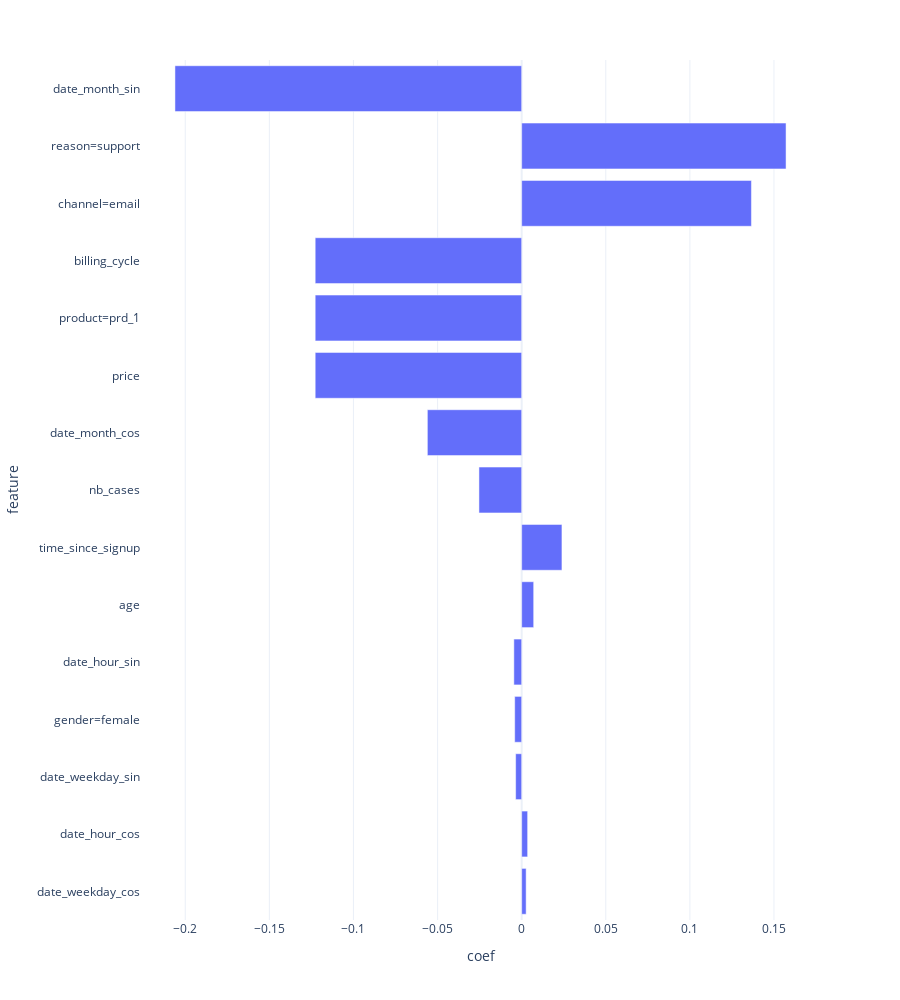

Notebook code cell kept with this figure:
### Markdown cell above
### Feature importance

### Code cell
feat_importance, fig = plot_feat_imp(cols_x, estimator.coef_)
fig

### Figure 1 — Plotly figure (JSON) as saved in the notebook; plotly's stock layout.template omitted (floating-point values rounded to 4 significant figures)
{"data": [{"alignmentgroup": "True", "hovertemplate": "coef=%{x}<br>feature=%{y}<extra></extra>", "legendgroup": "", "marker": {"color": "#636efa"}, "name": "", "offsetgroup": "", "orientation": "h", "showlegend": false, "textposition": "auto", "type": "bar", "x": [0.002656, 0.003541, -0.003591, -0.004157, -0.004651, 0.007139, 0.02394, -0.02541, -0.05608, -0.1228, -0.1228, -0.1228, 0.1366, 0.1572, -0.2062], "xaxis": "x", "y": ["date_weekday_cos", "date_hour_cos", "date_weekday_sin", "gender=female", "date_hour_sin", "age", "time_since_signup", "nb_cases", "date_month_cos", "price", "product=prd_1", "billing_cycle", "channel=email", "reason=support", "date_month_sin"], "yaxis": "y"}], "layout": {"barmode": "relative", "height": 1000, "legend": {"tracegroupgap": 0}, "margin": {"t": 60}, "xaxis": {"anchor": "y", "domain": [0, 1], "title": {"text": "coef"}}, "yaxis": {"anchor": "x", "domain": [0, 1], "title": {"text": "feature"}}}}
